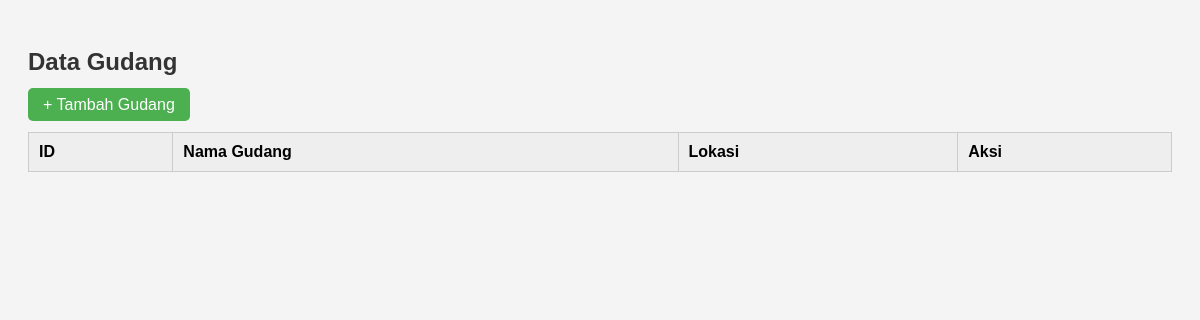
/gudang/index.php, run on an earlier commit of the app's database.
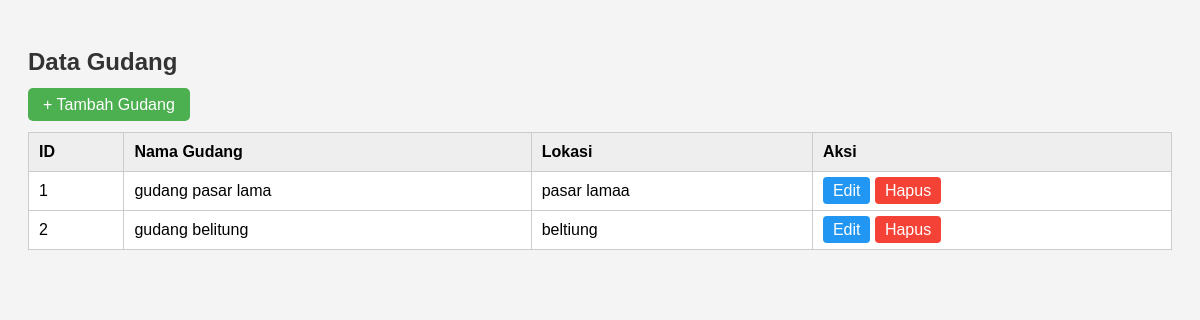
And on a later commit of the database.
### tables this page shows
CREATE TABLE `gudang` (
  `id_gudang` int(11) NOT NULL,
  `nama_gudang` varchar(20) NOT NULL,
  `lokasi` varchar(40) NOT NULL
);

### gudang/index.php (the view, shortened to what this page needs)
<?php
include "../koneksi.php";
?>
<!DOCTYPE html>
<html>
<head>
    <link rel="stylesheet" href="style.css">
</head>
<body>
    <h2>Data Gudang</h2>
    <a href="tambah.php" class="btn">+ Tambah Gudang</a>
    <br><br>
    <table>
        <tr>
            <th>ID</th>
            <th>Nama Gudang</th>
            <th>Lokasi</th>
            <th>Aksi</th>
        </tr>
        <?php
        $result = mysqli_query($koneksi, "SELECT * FROM gudang ORDER BY id_gudang ASC");
        while ($row = mysqli_fetch_assoc($result)) {
            echo "<tr>
                <td>{$row['id_gudang']}</td>
                <td>{$row['nama_gudang']}</td>
                <td>{$row['lokasi']}</td>
                <td>
                    <a href='edit.php?id={$row['id_gudang']}' class='edit'>Edit</a>
                    <a href='hapus.php?id={$row['id_gudang']}' class='hapus' onclick=\"return confirm('Yakin ingin menghapus?')\">Hapus</a>
                </td>
            </tr>";
        }
        ?>
    </table>
</body>
</html>

### gudang/style.css (style rules this page uses)
body { font-family: Arial, sans-serif; background: #f4f4f4; padding: 20px; }
h2 { color: #333; }
a.btn, button { background: #4CAF50; color: white; padding: 8px 15px; text-decoration: none; border-radius: 5px; border: none; }
table { width: 100%; border-collapse: collapse; background: white; }
table th, table td { border: 1px solid #ccc; padding: 10px; text-align: left; }
table th { background: #eee; }
a.edit { background: #2196F3; color: white; padding: 5px 10px; text-decoration: none; border-radius: 4px; }
a.hapus { background: #f44336; color: white; padding: 5px 10px; text-decoration: none; border-radius: 4px; }

What changed in the data, as far as the page shows it:
added gudang: id_gudang "1", nama_gudang "gudang pasar lama", lokasi "pasar lamaa"
added gudang: id_gudang "2", nama_gudang "gudang belitung", lokasi "beltiung"
